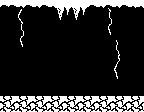

Tiled map render using the project's own tile images. Description and the whole map definition, tile-layer contents included, below:
An orthogonal 18x28 tile map with 8x4 px tiles, 1 tile layer (Capa de Patrones 1).

<map version="1.2" tiledversion="1.2.5" orientation="orthogonal" renderorder="right-down" width="18" height="28" tilewidth="8" tileheight="4" infinite="0" nextlayerid="2" nextobjectid="1">
 <tileset firstgid="1" source="patrones8x4_2.tsx" />
 <layer id="1" name="Capa de Patrones 1" width="18" height="28">
  <data encoding="csv">
3,3,4,3,4,3,4,5,6,5,6,3,4,3,4,3,4,4,
13,13,14,13,14,13,14,15,16,15,16,13,14,13,14,13,14,14,
200,62,81,200,200,200,200,41,42,41,42,200,200,111,200,200,200,200,
200,200,91,200,200,200,200,51,52,51,52,200,200,121,200,200,200,200,
200,200,101,200,200,200,200,61,200,61,200,200,200,131,200,200,200,200,
200,200,111,200,200,200,200,200,200,200,200,200,200,141,200,200,200,200,
200,200,121,200,200,200,200,200,200,200,200,200,200,151,200,200,200,200,
200,200,131,200,200,200,200,200,200,200,200,200,200,161,200,200,200,200,
200,200,141,200,200,200,200,200,200,200,200,200,200,171,200,200,200,200,
200,200,151,200,200,200,200,200,200,200,200,200,200,200,200,200,200,200,
200,200,161,200,200,200,200,200,200,200,200,200,200,200,82,200,200,200,
200,200,171,200,200,200,200,200,200,200,200,200,200,200,92,200,200,200,
200,200,200,200,71,200,200,200,200,200,200,200,200,200,102,200,200,200,
200,200,200,200,200,200,200,200,200,200,200,200,200,200,112,200,200,200,
200,200,200,200,200,200,200,200,200,200,200,200,200,200,122,200,200,200,
200,200,200,200,200,200,200,200,200,200,200,200,200,200,132,200,200,200,
200,200,200,200,200,200,200,200,200,200,200,200,200,200,142,200,200,200,
200,200,200,200,200,200,200,200,200,200,200,200,200,200,152,200,200,200,
200,200,200,200,200,200,200,200,200,200,200,200,200,200,162,200,200,200,
200,200,200,200,200,200,200,200,200,200,200,200,200,200,172,200,200,200,
200,200,200,200,200,200,200,200,200,200,200,200,200,200,200,200,200,200,
200,200,200,200,200,200,200,200,200,200,200,200,200,200,200,200,200,200,
200,200,200,200,200,200,200,200,200,200,200,200,200,200,200,200,200,200,
200,200,200,200,200,200,200,200,200,200,200,200,200,200,200,200,200,200,
1,2,1,2,1,2,1,2,1,2,1,2,1,2,1,2,1,2,
11,12,11,12,11,12,11,12,11,12,11,12,11,12,11,12,11,12,
21,22,21,22,21,22,21,22,21,22,21,22,21,22,21,22,21,22,
31,32,31,32,31,32,31,32,31,32,31,32,31,32,31,32,31,32
</data>
 </layer>
</map>
